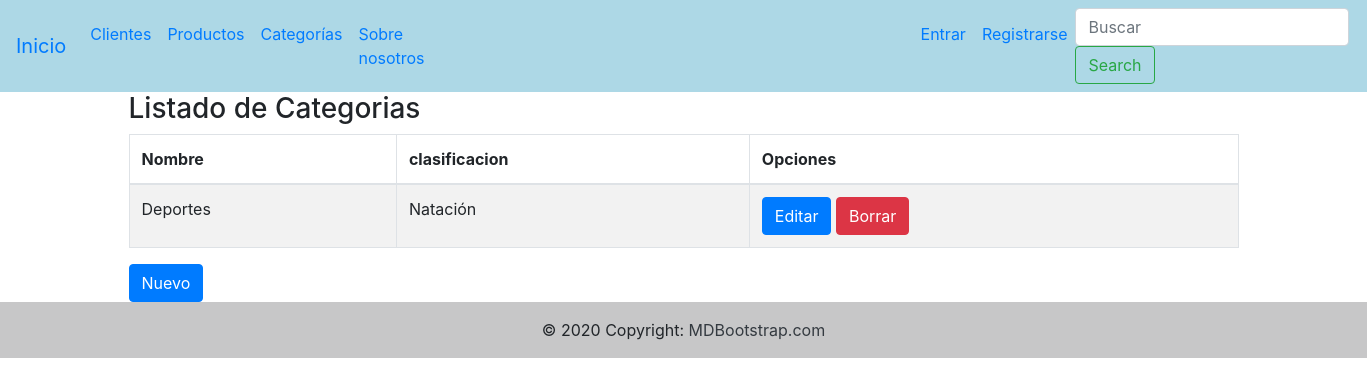
Page /categoria/categoria/ on the earlier database version.
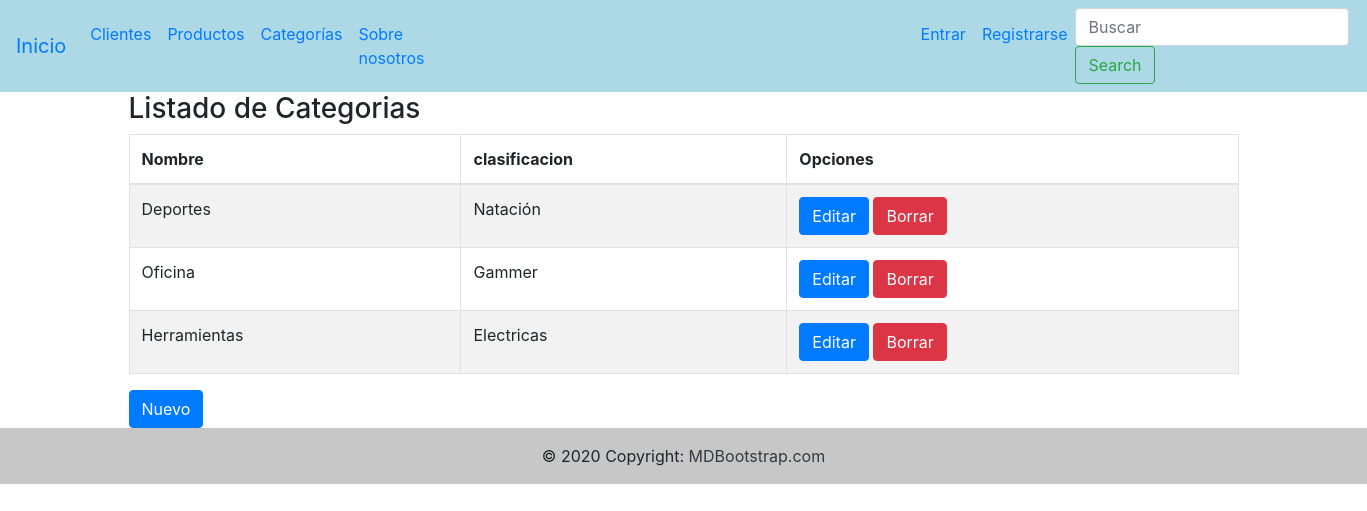
Same page on the later database version.
### categorias/models.py (models this page shows, shortened)
class Categorias(models.Model):
     nombre=models.CharField(max_length=50)
     clasificacion=models.CharField(max_length=50)

### categorias/views.py (the view)
# urls.py: path('categoria/', views.lista_categorias, name="lista_categorias"),
def lista_categorias(request):
    categoria=Categorias.objects.all()
    return render(request, "categoria/categoria.html",{"categoria": categoria})

### templates/categoria/categoria.html (shortened to what this page needs)
{% extends 'base.html' %}
{% block contenido %}
<div class="container">
    <h3>Listado de Categorias</h3>
    <table id="example" class="table table-striped table-bordered" style="width:100%">
        <thead>
            <tr>
                <th>Nombre</th>
                <th>clasificacion</th>
                <th>Opciones</th>
            </tr>
        </thead>
        <tbody>
            {% for categoria in categoria %}
            <tr>
                <td>{{categoria.nombre}}</td>
                <td>{{categoria.clasificacion}}</td>
                <td><a href="/categoria/editar_categoria/{{categoria.id}}" class="btn btn-primary">Editar</a>
                    <a href="/categoria/borrar_categoria/{{categoria.id}}/" class="btn btn-danger">Borrar</a></td>
            </tr>
            {% endfor %}
        </tbody>
    </table>
</div>
<div class="container">
    <a href="/categoria/nueva_categoria/" class="btn btn-primary">Nuevo</a>
</div>
{% endblock %}

### templates/base.html (shortened to what this page needs)
<!DOCTYPE html>
<html lang="en">
<head>
    <link rel="stylesheet" href="https://cdn.jsdelivr.net/npm/bootstrap@4.6.1/dist/css/bootstrap.min.css"
>
</head>
<body>
    <nav class="navbar navbar-expand-lg navbar " style="background: lightblue;">
        <a class="navbar-brand" href="/">Inicio</a>
        <div class="collapse navbar-collapse" id="navbarSupportedContent">
            <ul class="navbar-nav mr-auto">
                <li class="nav-item active">
                    <a class="nav-link" href="/cliente/lista_clientes/">Clientes </a>
                </li>
                <li class="nav-item">
                    <a class="nav-link" href="/producto/lista_productos/">Productos</a>
                </li>
                <li class="nav-item">
                    <a class="nav-link" href="/categoria/categoria/">Categorías</a>
                </li>
                <li class="nav-item" style="margin-right: 30rem">
                    <a class="nav-link" href="/nosotros/">Sobre nosotros</a>
                </li>
                {% if request.user.is_authenticated %}
                <li class="nav-item">
                    <a class="nav-link" href="/usuario/perfil/">Usuario: {{user.username}}</a>
                </li>
                <li class="nav-item active">
                    <a class="nav-link" href="/usuario/salir/">Salir</a>
                </li>
                {% else %}
                <li class="nav-item active">
                    <a class="nav-link" href="/usuario/entrar/">Entrar</a>
                </li>
                <li class="nav-item active">
                    <a class="nav-link" href="/usuario/registrar/">Registrarse</a>
                </li>
                {% endif %}
            </ul>
            <form class="form-inline my-2 my-lg-0" action = "/cliente/buscar_cliente/" method = "GET">
                <input class="form-control mr-sm-2" type="text" placeholder="Buscar" aria-label="Search" name = 'buscar'>
                <button class="btn btn-outline-success my-2 my-sm-0" type="submit">Search</button>
            </form>
        </div>
    </nav>
    {% block contenido %}
    {% endblock %}
    <footer class="bg-light text-center text-lg-start">
        <div class="text-center p-3" style="background-color: rgba(0, 0, 0, 0.2);">
            © 2020 Copyright:
            <a class="text-dark" href="https://mdbootstrap.com/">MDBootstrap.com</a>
        </div>
    </footer>
</body>
</html>

Differences in the rows shown:
added Categorias: nombre "Oficina", clasificacion "Gammer"
added Categorias: nombre "Herramientas", clasificacion "Electricas"
